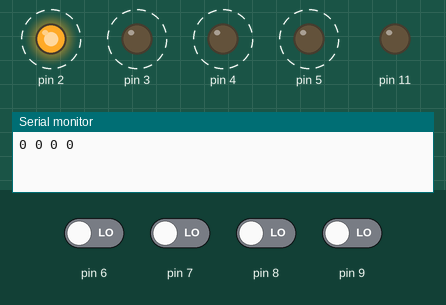
Bench run of a sketch on a simulated Arduino Uno, built with avr-gcc and run on an emulated ATmega328P. Parts: output pins drawn as LEDs (lit = HIGH), the last lines printed to the serial monitor. Dashed ring = blinking. The test bench sets the inputs (shaded band); at power-on: pin 6–9 LOW.

Above: at 1.4 s.
1.5 s: pin 6 driven HIGH
4.5 s: pin 7 driven HIGH
At 6.47 s:
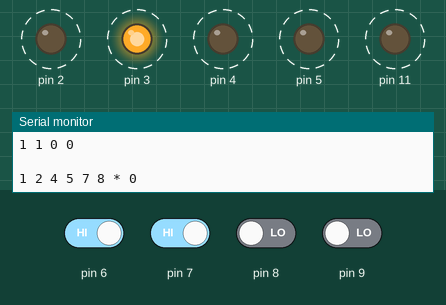
7.5 s: pin 8 driven HIGH
10.5 s: pin 9 driven HIGH
13.5 s: pin 6 driven LOW
16.5 s: pin 7 driven LOW
Timing chart, 0 to 20.5 s (numbered marks = the images above; inputs shaded):
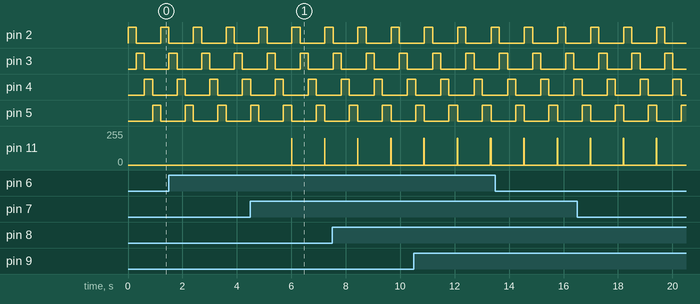

The sketch:

lockey.ino
```cpp
void setup (){
  //pinMode(11, OUTPUT);
  Serial.begin (9600);
  for (int i = 2; i < 6; i ++){
    pinMode (i, OUTPUT);
  }
        analogWrite( 11, 200);
}


void loop (){
  analogWrite( 11, 0);
  int array[4][4];

  char a[4] [4] = { {'1', '2', '3', 'A' },
                   {'4', '5', '6', 'B' },
                   { '7', '8', '9', 'C'},
                   {'*', '0', '#', 'D'}};


  for (int i = 0 ; i < 4 ; i ++) {

    for ( int j =  0 ; j < 4 ; j ++) {
      digitalWrite(j + 2, LOW);
    }

    digitalWrite ( i + 2, HIGH);

    for (int j = 0 ; j < 4; j ++){
      array[i][j] = digitalRead (j + 6);

    }
    delay (300);

  }

  char btm [16];
  int amt = 0;
  for ( int  i = 0 ; i < 4; i ++) {
    for ( int j = 0 ; j < 4; j ++) {
      if (array [i] [j] == 1 ){
       analogWrite( 11, 200);
       btm [amt] = a [i] [j];
       amt ++;
      }
      Serial.print ( array [i][j]);
      Serial.print (' ');
    }
    Serial.println (' ');

  Serial.println (' ');
  }
  for (int i = 0; i < amt; i ++){
    Serial.print (btm [i] );
    Serial.print  ( ' ' );
  }
  Serial.println (' ');


}
```

Measured:
- after the input at 4.5 s, pin 11: alternates 200/255 for 0.01 s and 0/255 for 1.2 s, starting after 1.5 s
- by itself, pin 2–4: alternates HIGH for 0.30 s and LOW for 0.91 s
- by itself, pin 5: alternates HIGH for 0.31 s and LOW for 0.90 s
